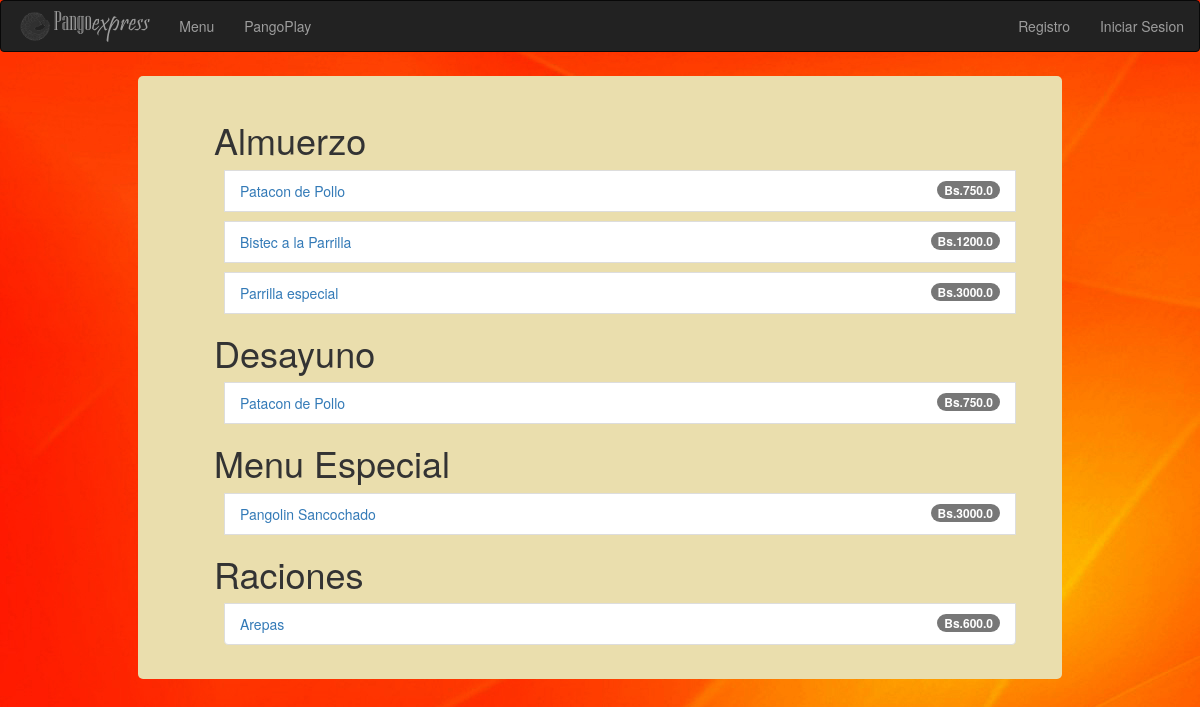
The app's page /menu/ with its own data.
### menu/models.py (models this page shows, shortened)
class PLATO(models.Model):
    id = models.AutoField(primary_key=True)
    establecimiento = models.ForeignKey(RESTAURANT, null = True)
    nombre = models.CharField(max_length=50)
    precio = models.FloatField(validators=[validate_precio])
    path_img = models.FileField(null = True)
    descripcion = models.CharField(max_length = 500)
    rating = models.IntegerField(default = 0)
    class Meta:
        unique_together = ('establecimiento', 'nombre')
    def __str__(self):
        return self.nombre

class MENU(models.Model):
    id = models.AutoField(primary_key = True)
    nombre = models.CharField(max_length = 100, null = False,validators=[validate_nombre])
    activo = models.BooleanField(default = False)

### menu/views.py (the view)
# urls.py: url(r'^', include('menu.urls')),
def menu(request):
    menues = MENU.objects.filter(activo = True)
    relaciones = []
    vergas = {}
    platos_disponibles = PLATO.objects.raw(
        'SELECT DISTINCT(p.nombre), p.establecimiento_id, p.id as id \
        FROM menu_Plato as p, menu_Ingredientes as i,  menu_Inventario as i2 \
        WHERE  i.producto_id = i2.producto_id \
            AND i.plato_id = p.id \
        EXCEPT\
            SELECT DISTINCT(p1.nombre), p1.establecimiento_id, p1.id as id \
            FROM menu_Plato as p1, menu_Ingredientes as i3, menu_Inventario as i4\
            WHERE i3.producto_id = i4.producto_id \
                AND i3.plato_id = p1.id \
                AND i3.cantidad > i4.cantidad'
                                           )
    '''platos_disponibles = PLATO.objects.raw('SELECT DISTINCT(p.nombre), p.id  \
        FROM menu_Plato as p, menu_Ingredientes as i,  menu_Inventario as i2 \
        WHERE  i.producto_id = i2.producto_id AND i.cantidad <= i2.cantidad AND i.plato_id = p.id '
                                           )'''
    platos_disponibles_nombres = []
    for plato in platos_disponibles:
        platos_disponibles_nombres.append(plato.nombre)
    for menu in menues:
        vergas[menu.nombre] = []
        relaciones += Plato_en_menu.objects.filter(menu = menu)
    print(platos_disponibles_nombres)
    for relacion in relaciones:
        platos = PLATO.objects.filter(id = relacion.plato.id)
        for plato in platos:
            if plato.nombre in platos_disponibles_nombres:
                vergas[relacion.menu.nombre].append(plato)
    print(vergas)
    try:
        if(request.session['pid'] != -1):
            perfil = PERFIL.objects.get(id=request.session['pid'])
            usuario = USUARIO.objects.get(perfil=perfil)
            return render(request,'menu/menu.html', {'vergas' : vergas, 'menues' : menues, 'usuario':usuario})
        else:
            return render(request, 'menu/menu.html', {'vergas': vergas, 'menues' : menues})
    except:
        return render(request, 'menu/menu.html', {'vergas': vergas, 'menues' : menues})

### menu/templates/menu/menu.html (shortened to what this page needs)
{% extends 'menu/layoutBootstrap.html' %}
{% load bootstrap3 %}
{% block main %}
    {% if vergas %}
        <ul>
        {% for menu, platos in vergas.items %}
            <h1> {{ menu }}</h1>
            {% for plato in platos %}
                <li class="list-group-item">
                    <a class="" href="{% url 'menu:detail' plato.id %}">{{ plato.nombre }}</a>
                    <span class="badge">Bs.{{plato.precio}}</span>
                </li>
            {% endfor %}
        {% endfor %}
        </ul>
    {% else %}
        <h2> Sin disponibilidad de menu </h2>
    {% endif %}
{% endblock %}

### menu/templates/menu/layoutBootstrap.html (shortened to what this page needs)
<html>
<head>
    {% load bootstrap3 %}
    {% bootstrap_css %}
    {% block stylesheets %}
        {% load staticfiles %}
        <link rel = "stylesheet" type ="text/css" href="{% static 'menu/layout.css' %}" />
    {% endblock %}
</head>
{%block body-tag%}
<body>
{%endblock%}
    <nav class = "navbar navbar-inverse">
        <div class = "navbar-header">
            <a class = "navbar-brand" href = "{% url 'menu:index' %}"><span><img class= "navbar-loguito" src="{%static 'menu/images/Untitled-1.png'%}"></span><span class="change">Pango</span><span class="change2">express</span></a>
        </div>
        <div class = "collapse navbar-collapse" id = "topNavBar">
            <ul class = "nav navbar-nav">
                <li> <a href = "{% url 'menu:menu' %}"> Menu </a></li>
                <li> <a href = "{% url 'menu:PangoPlay' %}">PangoPlay</a></li>
            </ul>
            <ul class = "nav navbar-nav navbar-right">
                {% if request.session.logged %}
                    <li> <a href = "{% url 'menu:cerrar_sesion' %}"> Cerrar Sesion </a></li>
                {% else %}
                    <li> <a href = "{% url 'menu:registro' %}"> Registro </a> </li>
                    <li> <a href = "{% url 'menu:iniciar_sesion' %}"> Iniciar Sesion </a></li>
                {% endif %}
            </ul>
        </div>
    </nav>
    <section id = "main">
        {% block main %}{% endblock %}
    </section>
</body>
</html>

### menu/static/menu/layout.css (style rules this page uses)
body { background: #d3d3d3 url('images/pan.jpg'); top right no-repeat; background-attachment:fixed; }
section { width: 77%; background: #eadead; margin: auto; margin-top: 2%; border-radius: 5px; padding: 2% 3%; }
section ul li { margin: 10px; }
.navbar-loguito { width: 2.1em; filter:grayscale(100%); }
.navbar-brand { margin-top: -0.4em; }
.change { font-family: NIAGENG; font-size: 1.5em; }
.change2 { font-family: PRISTINA; font-size: 1.5em; }

### records on screen
PLATO: nombre "Almuerzo", nombre "Patacon de Pollo", precio "750.0", nombre "Desayuno"
PLATO: nombre "Bistec a la Parrilla", precio "1200.0"
PLATO: nombre "Parrilla especial", precio "3000.0"
PLATO: nombre "Menu Especial", nombre "Pangolin Sancochado", precio "3000.0"
PLATO: nombre "Raciones", nombre "Arepas", precio "600.0"
